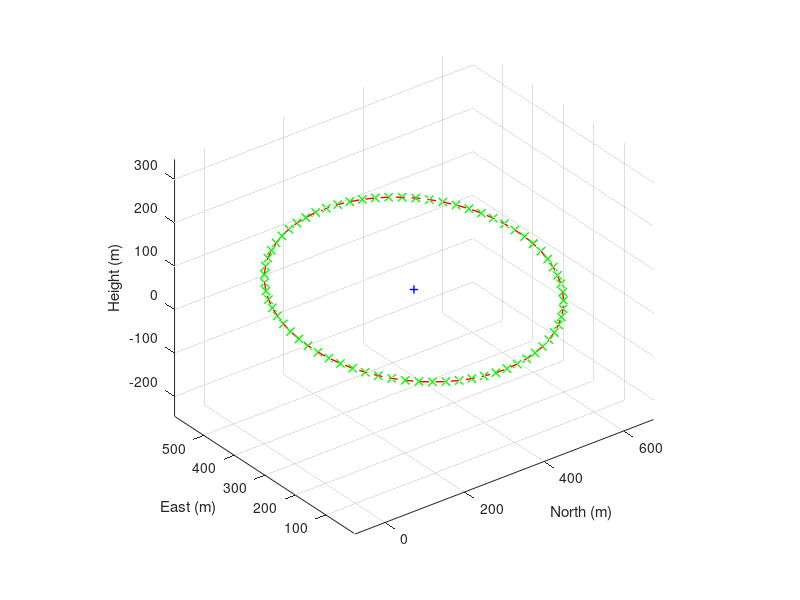

Source code (MATLAB):
clear; clc; close all;

%% 参数设置
North_range = 600/2; North_bais = 300;
East_range = 600/2; East_bais = 300;
Height_range = 25; Height_bais = 50;
color = [0.8, 0.3, 0.3];
numbers = 70;

a = North_range;          % 椭圆长半轴
b = East_range;          % 椭圆短半轴
theta = atan(Height_range/North_range * 2);   % 绕x轴旋转角度
phi = 0;     % 绕y轴旋转角度
psi = 0;     % 绕z轴旋转角度
center = [North_bais, East_bais, Height_bais]; % 椭圆中心坐标

%% 生成椭圆上的点
t = linspace(0, 2*pi, numbers);  % 参数角度
x_2d = a * cos(t);           % 2D椭圆x坐标
y_2d = b * sin(t);           % 2D椭圆y坐标
z_2d = zeros(size(t));       % 2D椭圆z坐标(在xy平面)

%% 构造旋转矩阵
% 绕x轴旋转
Rx = [1, 0, 0;
      0, cos(theta), -sin(theta);
      0, sin(theta), cos(theta)];

% 绕y轴旋转
Ry = [cos(phi), 0, sin(phi);
      0, 1, 0;
      -sin(phi), 0, cos(phi)];

% 绕z轴旋转
Rz = [cos(psi), -sin(psi), 0;
      sin(psi), cos(psi), 0;
      0, 0, 1];

% 总旋转矩阵
R = Rz * Ry * Rx;

%% 将2D椭圆点转换为3D斜椭圆点
points_3d = zeros(3, length(t));
for i = 1:length(t)
    point_2d = [x_2d(i); y_2d(i); z_2d(i)];
    points_3d(:, i) = R * point_2d;  % 应用旋转变换
end

% 平移到指定中心
points_3d(1, :) = points_3d(1, :) + center(1);
points_3d(2, :) = points_3d(2, :) + center(2);
points_3d(3, :) = points_3d(3, :) + center(3);

%% 绘制椭圆
figure;
hold on;
grid on;
axis equal;
plot3(points_3d(1, :), points_3d(2, :), points_3d(3, :),...
      'color','r', 'LineWidth', 1,'LineStyle','--','Marker','x','MarkerEdgeColor','g');
plot3(center(1),center(2),center(3),'b+','LineWidth',1);
% % 绘制坐标轴以显示方向
% quiver3(center(1), center(2), center(3), ...
%         R(1,1), R(2,1), R(3,1), 'r', 'LineWidth', 1.5);  % 长轴方向
% quiver3(center(1), center(2), center(3), ...
%         R(1,2), R(2,2), R(3,2), 'g', 'LineWidth', 1.5);  % 短轴方向
% quiver3(center(1), center(2), center(3), ...
%         cross(R(:,1), R(:,2)), 'k', 'LineWidth', 1.5);   % 法向量方向

% 添加图例和标签
% legend('斜椭圆', '长轴方向', '短轴方向', '法向量方向', 'Location', 'Best');

xlabel('North (m)');
ylabel('East (m)');
zlabel('Height (m)');
%title('空间斜椭圆及其特征方向');
view(3);  % 设置3D视图

% 允许用户交互旋转查看
rotate3d on;
points_3d = points_3d';
path_ref = [points_3d(:,1),points_3d(:,2),-points_3d(:,3)]; 
save('ellipse.mat','path_ref');
